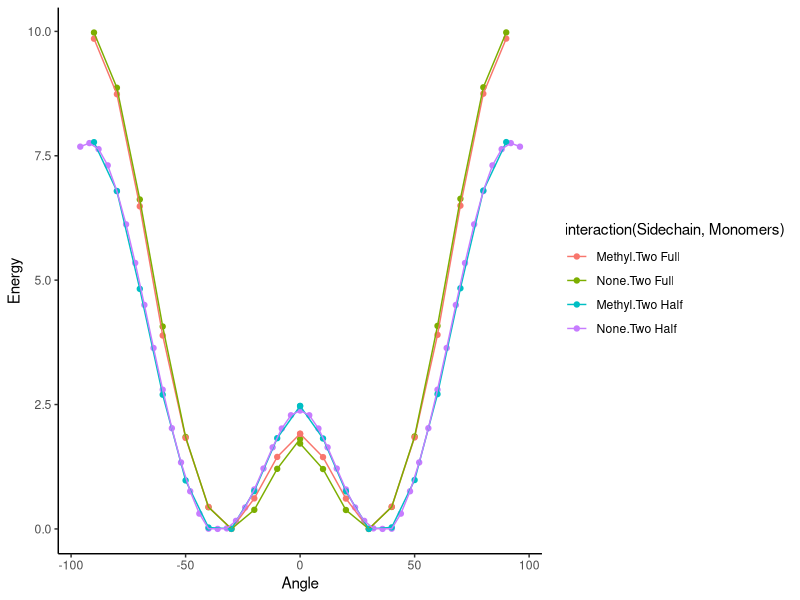

This chart was generated by the following R code: (Note: this script raises an error after producing the figure.)
library("tidyverse")

b3lyp_no_methyl_full <- read.table("b3lyp_no_methyl_two_mon.txt") %>%
	rename(Angle=V1, Energy=V2) %>%
	mutate(Angle = round(Angle)) %>%
	mutate(Functional="B3LYP") %>%
	mutate(Sidechain="None") %>%
	mutate(Monomers="Two Full") %>%
	mutate(Energy= Energy*27211.4/10.36) %>%
	mutate(Energy = Energy - min(Energy) - 4.7) %>%
	mutate(Angle = ifelse((Angle>180 & Angle<=360),Angle-360,Angle)) %>%
	arrange(Angle)

xb97xdp_no_methyl_full <- read.table("wb97xd_no_methyl_two_mon.txt") %>%
	rename(Angle=V1, Energy=V2) %>%
	mutate(Angle = round(Angle)) %>%
	mutate(Functional="wb97xd") %>%
	mutate(Sidechain="None") %>%
	mutate(Monomers="Two Full") %>%
	mutate(Energy= Energy*27211.4/10.36) %>%
	mutate(Energy = Energy - min(Energy)) %>%
	mutate(Angle = ifelse((Angle>180 & Angle<=360),Angle-360,Angle)) %>%
	arrange(Angle)

b3lyp_with_methyl_full <- read.table("b3lyp_with_methyl_two_mon.txt") %>%
	rename(Angle=V1, Energy=V2) %>%
	mutate(Angle = round(Angle)) %>%
	mutate(Functional="B3LYP") %>%
	mutate(Sidechain="Methyl") %>%
	mutate(Monomers="Two Full") %>%
	mutate(Energy= Energy*27211.4/10.36) %>%
	mutate(Energy = Energy - min(Energy)) %>%
	mutate(Angle = ifelse((Angle>180 & Angle<=360),Angle-360,Angle)) %>%
	arrange(Angle)

wb97xd_with_methyl_full <- read.table("wb97xd_with_methyl_two_mon.txt") %>%
	rename(Angle=V1, Energy=V2) %>%
	mutate(Angle = round(Angle)) %>%
	mutate(Functional="wb97xd") %>%
	mutate(Sidechain="Methyl") %>%
	mutate(Monomers="Two Full") %>%
	mutate(Energy= Energy*27211.4/10.36) %>%
	mutate(Energy = Energy - min(Energy)) %>%
	mutate(Angle = ifelse((Angle>180 & Angle<=360),Angle-360,Angle)) %>%
	arrange(Angle)


b3lyp_no_methyl_half <- read.table("b3lyp_no_methyl_two_half_mon.txt") %>%
	rename(Angle=V1, Energy=V2) %>%
	mutate(Angle = round(Angle)) %>%
	mutate(Angle = Angle-180) %>%
	mutate(Functional="B3LYP") %>%
	mutate(Monomers="Two Half") %>%
	mutate(Sidechain="None") %>%
	mutate(Energy= Energy*27211.4/10.36) %>%
	mutate(Energy = Energy - min(Energy)) %>%
	mutate(Angle = ifelse((Angle< -180),Angle+360,Angle)) %>%
	arrange(Angle)

wb97xdp_no_methyl_half <- read.table("wb97xd_no_methyl_two_half_mon_hd.txt") %>%
	rename(Angle=V1, Energy=V2) %>%
	mutate(Angle = round(Angle)) %>%
	mutate(Functional="wb97xd") %>%
	mutate(Monomers="Two Half") %>%
	mutate(Sidechain="None") %>%
	mutate(Energy= Energy*27211.4/10.36) %>%
	mutate(Energy = Energy - min(Energy)) %>%
	arrange(Angle)

MP2_no_methyl_half <- read.table("../0024/MP2_no_methyl.txt") %>%
	rename(Angle=V1, Energy=V2) %>%
	mutate(Angle = round(Angle)) %>%
	mutate(Functional="MP2") %>%
	mutate(Sidechain="None") %>%
	mutate(Monomers="Two Half") %>%
	mutate(Energy= Energy*27211.4/10.36) %>%
	mutate(Energy = Energy - min(Energy)) %>%
	arrange(Angle)


MP2_no_methyl_half <- read.table("../0024/MP2_methyl.txt") %>%
	rename(Angle=V1, Energy=V2) %>%
	mutate(Angle = round(Angle)) %>%
	mutate(Functional="MP2") %>%
	mutate(Sidechain="None") %>%
	mutate(Monomers="Two Half") %>%
	mutate(Energy= Energy*27211.4/10.36) %>%
	mutate(Energy = Energy - min(Energy)) %>%
	arrange(Angle)

b3lyp_with_methyl_half <- read.table("b3lyp_with_methyl_two_half_mon.txt") %>%
	rename(Angle=V1, Energy=V2) %>%
	mutate(Angle = round(Angle)) %>%
	mutate(Angle = Angle-180) %>%
	mutate(Functional="B3LYP") %>%
	mutate(Sidechain="Methyl") %>%
	mutate(Monomers="Two Half") %>%
	mutate(Energy= Energy*27211.4/10.36) %>%
	mutate(Energy = Energy - min(Energy)) %>%
	mutate(Angle = ifelse((Angle< -180),Angle+360,Angle)) %>%
	arrange(Angle)

wb97xd_with_methyl_half <- read.table("wb97xd_with_methyl_two_half_mon.txt") %>%
	rename(Angle=V1, Energy=V2) %>%
	mutate(Angle = round(Angle)) %>%
	mutate(Angle = Angle-180) %>%
	mutate(Functional="wb97xd") %>%
	mutate(Sidechain="Methyl") %>%
	mutate(Monomers="Two Half") %>%
	mutate(Energy= Energy*27211.4/10.36) %>%
	mutate(Energy = Energy - min(Energy)) %>%
	mutate(Angle = ifelse((Angle< -180),Angle+360,Angle)) %>%
	arrange(Angle)

data <- bind_rows(
	b3lyp_no_methyl_full, xb97xdp_no_methyl_full, b3lyp_with_methyl_full, wb97xd_with_methyl_full, b3lyp_no_methyl_half, wb97xdp_no_methyl_half, MP2_no_methyl_half, b3lyp_with_methyl_half, wb97xd_with_methyl_half
) %>% as_tibble()

data %>% filter(Functional=="wb97xd") %>%
	filter(abs(Angle) < 100) %>%
	ggplot(aes(x=Angle, y=Energy, color=interaction(Sidechain,Monomers))) + 
		geom_point() +
		geom_line() +
		theme_classic() +
	ggsave("Structure_effect.pdf")

data %>% filter(Sidechain=="None") %>%
	filter(Monomers=="Two Full") %>%
	filter(abs(Angle) < 100) %>%
	ggplot(aes(x=Angle, y=Energy, color=Functional)) + 
		geom_point() +
		geom_line() +
		theme_classic() +
	ggsave("Functional_effect.pdf")


data %>% filter(Sidechain=="None") %>%
	filter(Monomers=="Two Half") %>%
	filter(abs(Angle) < 100) %>%
	ggplot(aes(x=Angle, y=Energy, color=Functional)) + 
		geom_point() +
		geom_line() +
		theme_classic() +
	ggsave("Functional_effect2.pdf")
